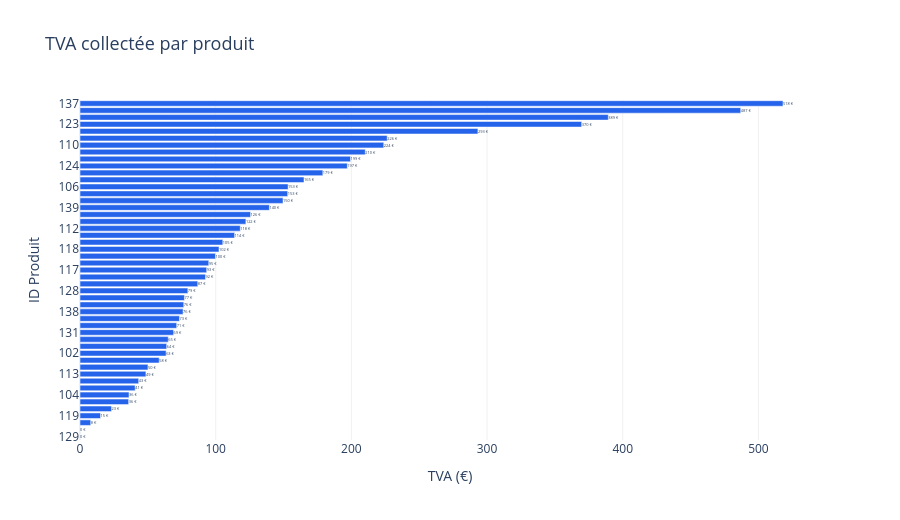

Notebook source saved alongside this figure:
### Markdown cell above
---
## 3 · TVA par produit

### Code cell
df_t = df.sort_values('TVA', ascending=True)

fig = go.Figure(go.Bar(
    x=df_t['TVA'], y=df_t['ID'],
    orientation='h',
    marker_color='#2563eb',
    text=df_t['TVA'].map(lambda v: f'{v:,.0f} €'),
    textposition='outside',
    hovertemplate='<b>Produit %{y}</b><br>TVA : %{x:,.0f} €<extra></extra>'
))
fig.update_layout(
    title='TVA collectée par produit',
    title_font_size=18,
    xaxis_title='TVA (€)', yaxis_title='ID Produit',
    template=TEMPLATE, height=520,
    xaxis=dict(gridcolor='#f0f0f0')
)
fig.show()

### Figure 1 — Plotly figure (JSON) as saved in the notebook; plotly's stock layout.template omitted (floating-point values rounded to 4 significant figures)
{"data": [{"hovertemplate": "<b>Produit %{y}</b><br>TVA : %{x:,.0f} €<extra></extra>", "marker": {"color": "#2563eb"}, "orientation": "h", "text": ["0 €", "0 €", "8 €", "15 €", "23 €", "36 €", "36 €", "41 €", "43 €", "49 €", "50 €", "58 €", "63 €", "64 €", "65 €", "69 €", "71 €", "73 €", "76 €", "76 €", "77 €", "79 €", "87 €", "92 €", "93 €", "95 €", "100 €", "102 €", "105 €", "114 €", "118 €", "122 €", "126 €", "140 €", "150 €", "153 €", "153 €", "165 €", "179 €", "197 €", "199 €", "210 €", "224 €", "226 €", "293 €", "370 €", "389 €", "487 €", "518 €"], "textposition": "outside", "type": "bar", "x": [0.0, 0.0, 7.9, 15.13, 23.26, 35.86, 36.13, 40.66, 43.26, 48.59, 50.09, 58.36, 63.47, 63.9, 65.03, 68.99, 71.27, 73.31, 75.95, 76.48, 76.94, 79.49, 86.81, 92.5, 93.38, 94.91, 99.83, 102.4, 105.3, 114.0, 118.1, 122.3, 125.7, 139.6, 149.6, 153.1, 153.4, 165.1, 179.0, 197.0, 199.4, 210.2, 223.9, 226.4, 293.3, 369.7, 389.4, 486.9, 518.1], "y": ["129", "135", "100", "119", "143", "147", "104", "120", "126", "113", "136", "121", "102", "149", "114", "131", "116", "133", "138", "115", "144", "128", "103", "125", "117", "105", "122", "118", "132", "108", "112", "111", "142", "139", "127", "107", "106", "148", "101", "124", "109", "134", "110", "146", "141", "123", "145", "140", "137"]}], "layout": {"height": 520, "title": {"font": {"size": 18}, "text": "TVA collectée par produit"}, "xaxis": {"gridcolor": "#f0f0f0", "title": {"text": "TVA (€)"}}, "yaxis": {"title": {"text": "ID Produit"}}}}
